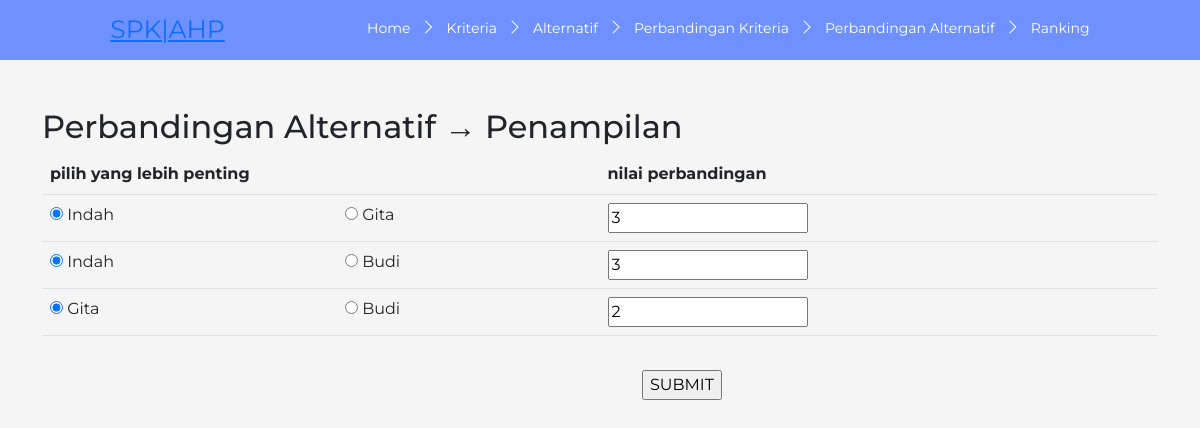
The app's page /bobot.php?c=1 with its own data.
### tables this page shows
CREATE TABLE `perbandingan_alternatif` (
  `id` int(11) NOT NULL,
  `alternatif1` int(11) NOT NULL,
  `alternatif2` int(11) NOT NULL,
  `pembanding` int(11) NOT NULL,
  `nilai` float NOT NULL
);

### config.php (called while the page is built, shortened)
<?php
	$database = 'ahp';
?>

### fungsi.php (the view, shortened to what this page needs)
<?php
function getKriteriaID($no_urut) {
	include('config.php');
	$query  = "SELECT id FROM kriteria ORDER BY id";
	$result = mysqli_query($koneksi, $query);
	while ($row = mysqli_fetch_array($result)) {
		$listID[] = $row['id'];
	}
	return $listID[($no_urut)];
}
function getAlternatifID($no_urut) {
	include('config.php');
	$query  = "SELECT id FROM alternatif ORDER BY id";
	$result = mysqli_query($koneksi, $query);
	while ($row = mysqli_fetch_array($result)) {
		$listID[] = $row['id'];
	}
	return $listID[($no_urut)];
}
function getKriteriaNama($no_urut) {
	include('config.php');
	$query  = "SELECT nama FROM kriteria ORDER BY id";
	$result = mysqli_query($koneksi, $query);
	while ($row = mysqli_fetch_array($result)) {
		$nama[] = $row['nama'];
	}
	return $nama[($no_urut)];
}
function getJumlahAlternatif() {
	include('config.php');
	$query  = "SELECT count(*) FROM alternatif";
	$result = mysqli_query($koneksi, $query);
	while ($row = mysqli_fetch_array($result)) {
		$jmlData = $row[0];
	}
	return $jmlData;
}
function getJumlahKriteria() {
	include('config.php');
	$query  = "SELECT count(*) FROM kriteria";
	$result = mysqli_query($koneksi, $query);
	while ($row = mysqli_fetch_array($result)) {
		$jmlData = $row[0];
	}
	return $jmlData;
}
function getNilaiPerbandinganAlternatif($alternatif1,$alternatif2,$pembanding) {
	include('config.php');
	$id_alternatif1 = getAlternatifID($alternatif1);
	$id_alternatif2 = getAlternatifID($alternatif2);
	$id_pembanding  = getKriteriaID($pembanding);
	$query  = "SELECT nilai FROM perbandingan_alternatif WHERE alternatif1 = $id_alternatif1 AND alternatif2 = $id_alternatif2 AND pembanding = $id_pembanding";
	$result = mysqli_query($koneksi, $query);
	if (mysqli_num_rows($result)==0) {
		$nilai = 1;
	} else {
		while ($row = mysqli_fetch_array($result)) {
			$nilai = $row['nilai'];
		}
	}
	return $nilai;
}
function showTabelPerbandingan($jenis,$kriteria) {
	include('config.php');
	if ($kriteria == 'kriteria') {
		$n = getJumlahKriteria();
	} else {
		$n = getJumlahAlternatif();
	}
	$query = "SELECT nama FROM $kriteria ORDER BY id";
	$result	= mysqli_query($koneksi, $query);
	while ($row = mysqli_fetch_array($result)) {
		$pilihan[] = $row['nama'];
	}
	?>
	<form class="ui form" action="proses.php" method="post">
	<table class="ui celled selectable collapsing table">
		<thead>
			<tr>
				<th colspan="2">pilih yang lebih penting</th>
				<th>nilai perbandingan</th>
			</tr>
		</thead>
		<tbody>
	<?php
	$urut = 0;
	for ($x=0; $x <= ($n - 2); $x++) {
		for ($y=($x+1); $y <= ($n - 1) ; $y++) {
			$urut++;
	?>
			<tr>
				<td>
					<div class="field">
						<div class="ui radio checkbox">
							<input name="pilih<?php echo $urut?>" value="1" checked="" class="hidden" type="radio">
							<label><?php echo $pilihan[$x]; ?></label>
						</div>
					</div>
				</td>
				<td>
					<div class="field">
						<div class="ui radio checkbox">
							<input name="pilih<?php echo $urut?>" value="2" class="hidden" type="radio">
							<label><?php echo $pilihan[$y]; ?></label>
						</div>
					</div>
				</td>
				<td>
					<div class="field">
	<?php
	if ($kriteria == 'kriteria') {
		$nilai = getNilaiPerbandinganKriteria($x,$y);
	} else {
		$nilai = getNilaiPerbandinganAlternatif($x,$y,($jenis-1));
	}
	?>
						<input type="number" name="bobot<?php echo $urut?>" value="<?php echo $nilai?>" max="10" required>
					</div>
				</td>
			</tr>
			<?php
		}
	}
	?>
		</tbody>
	</table>
	<br><br><input class="ui submit button" type="submit" name="submit" value="SUBMIT" style="margin-left: 50%; position: absolute; margin-top: -30px;">
	</form>
	<?php
}
?>

### css/style1.css (style rules this page uses)
body { margin: 0; padding: 0; background-color: #f5f5f5; font-family: 'Montserrat', sans-serif; }

### records on screen
perbandingan_alternatif: nilai "3"
perbandingan_alternatif: nilai "3"
perbandingan_alternatif: nilai "2"

### other values on screen
getKriteriaNama($jenis-1) "Penampilan"
$pilihan[$x] "Indah"
$pilihan[$y] "Gita"
$pilihan[$y] "Budi"
$pilihan[$x] "Gita"
